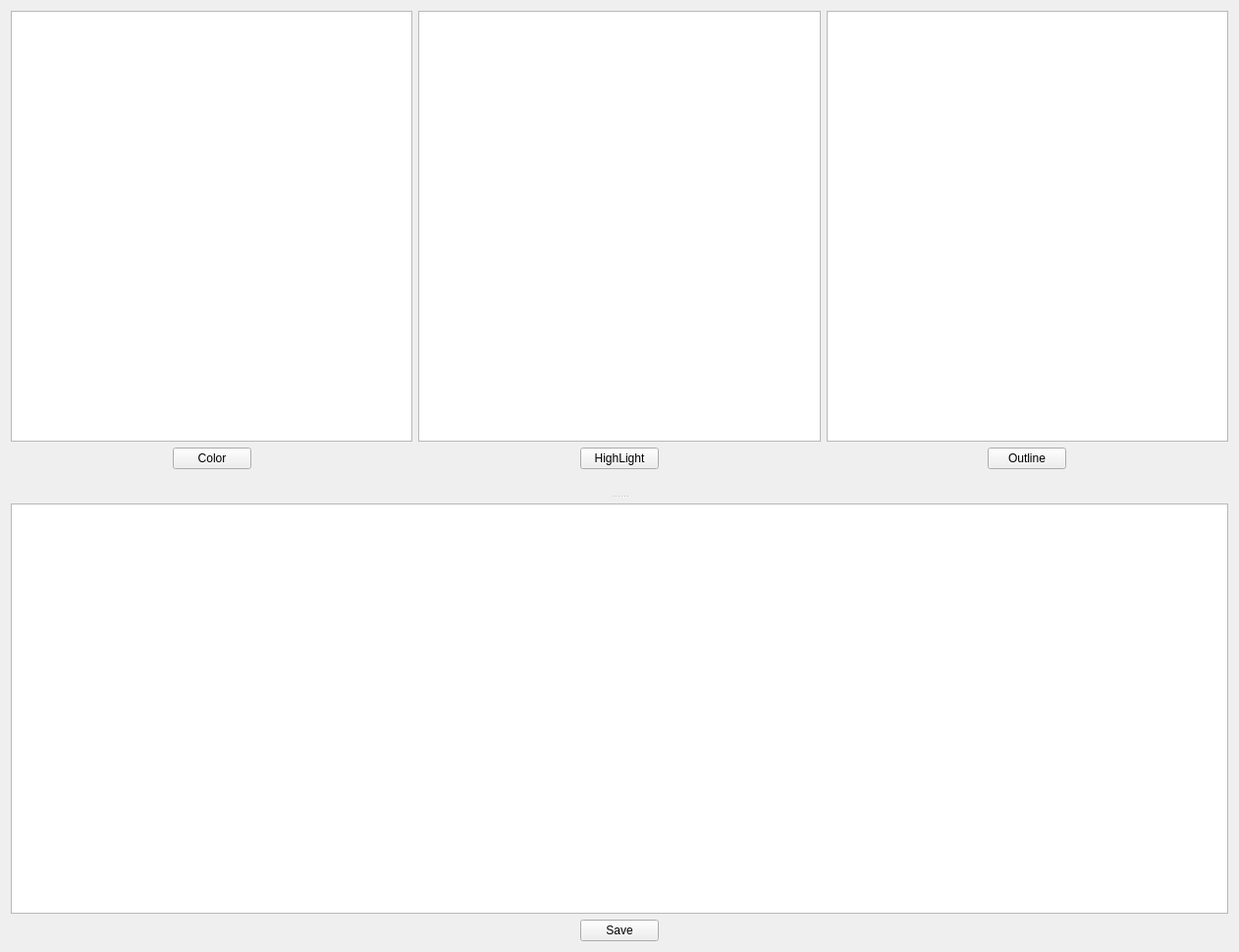
<?xml version="1.0" encoding="UTF-8"?>
<ui version="4.0">
 <class>Form</class>
 <widget class="QWidget" name="Form">
  <property name="geometry">
   <rect>
    <x>0</x>
    <y>0</y>
    <width>1262</width>
    <height>970</height>
   </rect>
  </property>
  <property name="acceptDrops">
   <bool>true</bool>
  </property>
  <layout class="QVBoxLayout" name="verticalLayout_3">
   <item>
    <widget class="QSplitter" name="splitter">
     <property name="acceptDrops">
      <bool>true</bool>
     </property>
     <property name="orientation">
      <enum>Qt::Vertical</enum>
     </property>
     <property name="opaqueResize">
      <bool>true</bool>
     </property>
     <property name="handleWidth">
      <number>15</number>
     </property>
     <widget class="QWidget" name="widget">
      <layout class="QVBoxLayout" name="verticalLayout">
       <property name="topMargin">
        <number>0</number>
       </property>
       <property name="bottomMargin">
        <number>20</number>
       </property>
       <item>
        <layout class="QHBoxLayout" name="horizontalLayout">
         <item>
          <widget class="QGraphicsView" name="colorpreview">
           <property name="contextMenuPolicy">
            <enum>Qt::CustomContextMenu</enum>
           </property>
           <property name="verticalScrollBarPolicy">
            <enum>Qt::ScrollBarAlwaysOff</enum>
           </property>
           <property name="horizontalScrollBarPolicy">
            <enum>Qt::ScrollBarAlwaysOff</enum>
           </property>
           <property name="interactive">
            <bool>true</bool>
           </property>
           <property name="renderHints">
            <set>QPainter::Antialiasing|QPainter::SmoothPixmapTransform|QPainter::TextAntialiasing</set>
           </property>
          </widget>
         </item>
         <item>
          <widget class="QGraphicsView" name="highlightpreview">
           <property name="contextMenuPolicy">
            <enum>Qt::CustomContextMenu</enum>
           </property>
           <property name="verticalScrollBarPolicy">
            <enum>Qt::ScrollBarAlwaysOff</enum>
           </property>
           <property name="horizontalScrollBarPolicy">
            <enum>Qt::ScrollBarAlwaysOff</enum>
           </property>
           <property name="interactive">
            <bool>true</bool>
           </property>
           <property name="renderHints">
            <set>QPainter::Antialiasing|QPainter::SmoothPixmapTransform|QPainter::TextAntialiasing</set>
           </property>
          </widget>
         </item>
         <item>
          <widget class="QGraphicsView" name="outlinepreview">
           <property name="contextMenuPolicy">
            <enum>Qt::CustomContextMenu</enum>
           </property>
           <property name="verticalScrollBarPolicy">
            <enum>Qt::ScrollBarAlwaysOff</enum>
           </property>
           <property name="horizontalScrollBarPolicy">
            <enum>Qt::ScrollBarAlwaysOff</enum>
           </property>
           <property name="interactive">
            <bool>true</bool>
           </property>
           <property name="renderHints">
            <set>QPainter::Antialiasing|QPainter::SmoothPixmapTransform|QPainter::TextAntialiasing</set>
           </property>
          </widget>
         </item>
        </layout>
       </item>
       <item>
        <layout class="QHBoxLayout" name="horizontalLayout_2">
         <item>
          <spacer name="horizontalSpacer">
           <property name="orientation">
            <enum>Qt::Horizontal</enum>
           </property>
           <property name="sizeHint" stdset="0">
            <size>
             <width>40</width>
             <height>20</height>
            </size>
           </property>
          </spacer>
         </item>
         <item>
          <widget class="QPushButton" name="colorbutton">
           <property name="text">
            <string>Color</string>
           </property>
          </widget>
         </item>
         <item>
          <spacer name="horizontalSpacer_5">
           <property name="orientation">
            <enum>Qt::Horizontal</enum>
           </property>
           <property name="sizeHint" stdset="0">
            <size>
             <width>40</width>
             <height>20</height>
            </size>
           </property>
          </spacer>
         </item>
         <item>
          <spacer name="horizontalSpacer_3">
           <property name="orientation">
            <enum>Qt::Horizontal</enum>
           </property>
           <property name="sizeHint" stdset="0">
            <size>
             <width>40</width>
             <height>20</height>
            </size>
           </property>
          </spacer>
         </item>
         <item>
          <widget class="QPushButton" name="highlightbutton">
           <property name="text">
            <string>HighLight</string>
           </property>
          </widget>
         </item>
         <item>
          <spacer name="horizontalSpacer_4">
           <property name="orientation">
            <enum>Qt::Horizontal</enum>
           </property>
           <property name="sizeHint" stdset="0">
            <size>
             <width>40</width>
             <height>20</height>
            </size>
           </property>
          </spacer>
         </item>
         <item>
          <spacer name="horizontalSpacer_6">
           <property name="orientation">
            <enum>Qt::Horizontal</enum>
           </property>
           <property name="sizeHint" stdset="0">
            <size>
             <width>40</width>
             <height>20</height>
            </size>
           </property>
          </spacer>
         </item>
         <item>
          <widget class="QPushButton" name="outlinebutton">
           <property name="text">
            <string>Outline</string>
           </property>
          </widget>
         </item>
         <item>
          <spacer name="horizontalSpacer_2">
           <property name="orientation">
            <enum>Qt::Horizontal</enum>
           </property>
           <property name="sizeHint" stdset="0">
            <size>
             <width>40</width>
             <height>20</height>
            </size>
           </property>
          </spacer>
         </item>
        </layout>
       </item>
      </layout>
     </widget>
     <widget class="QWidget" name="widget1">
      <layout class="QVBoxLayout" name="verticalLayout_2">
       <item>
        <widget class="QGraphicsView" name="resultpreview">
         <property name="contextMenuPolicy">
          <enum>Qt::CustomContextMenu</enum>
         </property>
         <property name="layoutDirection">
          <enum>Qt::LeftToRight</enum>
         </property>
         <property name="verticalScrollBarPolicy">
          <enum>Qt::ScrollBarAlwaysOff</enum>
         </property>
         <property name="horizontalScrollBarPolicy">
          <enum>Qt::ScrollBarAlwaysOff</enum>
         </property>
         <property name="renderHints">
          <set>QPainter::Antialiasing|QPainter::SmoothPixmapTransform|QPainter::TextAntialiasing</set>
         </property>
        </widget>
       </item>
       <item>
        <layout class="QHBoxLayout" name="horizontalLayout_8">
         <item>
          <spacer name="horizontalSpacer_7">
           <property name="orientation">
            <enum>Qt::Horizontal</enum>
           </property>
           <property name="sizeHint" stdset="0">
            <size>
             <width>40</width>
             <height>20</height>
            </size>
           </property>
          </spacer>
         </item>
         <item>
          <widget class="QPushButton" name="savebutton">
           <property name="sizePolicy">
            <sizepolicy hsizetype="Minimum" vsizetype="Fixed">
             <horstretch>0</horstretch>
             <verstretch>0</verstretch>
            </sizepolicy>
           </property>
           <property name="text">
            <string>Save</string>
           </property>
          </widget>
         </item>
         <item>
          <spacer name="horizontalSpacer_8">
           <property name="orientation">
            <enum>Qt::Horizontal</enum>
           </property>
           <property name="sizeHint" stdset="0">
            <size>
             <width>40</width>
             <height>20</height>
            </size>
           </property>
          </spacer>
         </item>
        </layout>
       </item>
      </layout>
     </widget>
    </widget>
   </item>
  </layout>
 </widget>
 <resources/>
 <connections/>
</ui>
